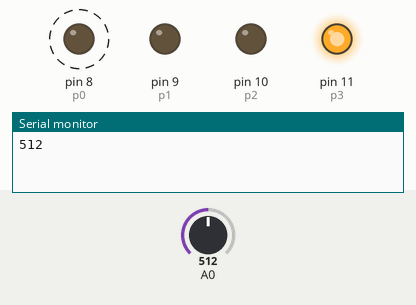
Simulated run of this sketch. Board: Arduino Uno, built with avr-gcc and run on an emulated ATmega328P. Parts: output pins drawn as LEDs (lit = HIGH), the last lines printed to the serial monitor. Dashed ring = blinking. The inputs (shaded band) are chosen by the test bench; at power-on: A0 = 512.

Above: at 0.96 s.
2.5 s: A0 set to 122
At 2.88 s:
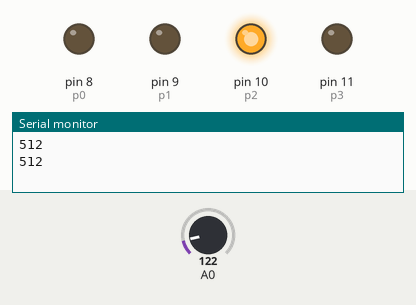
At 3.35 s:
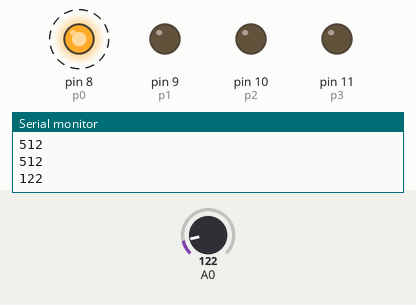
6.0 s: A0 set to 0
At 6.34 s:
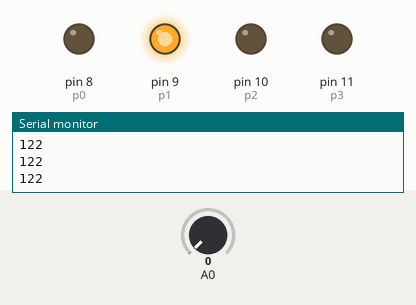
Timing chart, 0 to 15.5 s (numbered marks = the images above; inputs shaded):
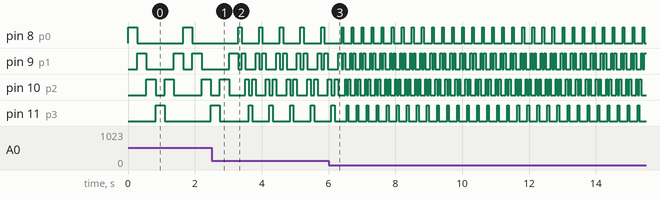

Measured:
- after the input at 2.5 s, pin 8 (p0): alternates HIGH for 0.10 s and LOW for 0.52 s, starting after 0.90 s
- after the input at 6.0 s, pin 8 (p0): alternates HIGH for 0.05 s and LOW for 0.25 s, starting after 0.44 s
- by itself, pin 8 (p0): alternates HIGH for 0.28 s and LOW for 1.4 s
- by itself, pin 9 (p1): repeats every 0.30 s: LOW 0.05 s, HIGH 0.05 s, LOW 0.15 s, HIGH 0.05 s
- by itself, pin 10 (p2): moves between LOW and HIGH, repeating every 2.1 s

The sketch:

sketch_mar24a_leds.ino
```cpp
const int p0 = 8, p1 = 9,
		  p2 = 10, p3 = 11;
void setup()
{
  Serial.begin(9600);
  pinMode(p0, OUTPUT);
  pinMode(p1, OUTPUT);
  pinMode(p2, OUTPUT);
  pinMode(p3, OUTPUT);
}

void loop()
{
  int val = analogRead(A0);
  int delayTime = map(val, 0, 1023, 50, 500);
  Serial.println(val);
  p0On();
  delay(delayTime);
  p1On();
  delay(delayTime);
  p2On();
  delay(delayTime);
  p3On();
  delay(delayTime);
  p2On();
  delay(delayTime);
  p1On();
  delay(delayTime);

}

void p0On () {
  digitalWrite(p0, HIGH);
  digitalWrite(p1, LOW);
  digitalWrite(p2, LOW);
  digitalWrite(p3, LOW);
}

void p1On () {
  digitalWrite(p0, LOW);
  digitalWrite(p1, HIGH);
  digitalWrite(p2, LOW);
  digitalWrite(p3, LOW);
}

void p2On () {
  digitalWrite(p0, LOW);
  digitalWrite(p1, LOW);
  digitalWrite(p2, HIGH);
  digitalWrite(p3, LOW);
}

void p3On () {
  digitalWrite(p0, LOW);
  digitalWrite(p1, LOW);
  digitalWrite(p2, LOW);
  digitalWrite(p3, HIGH);
}
```
